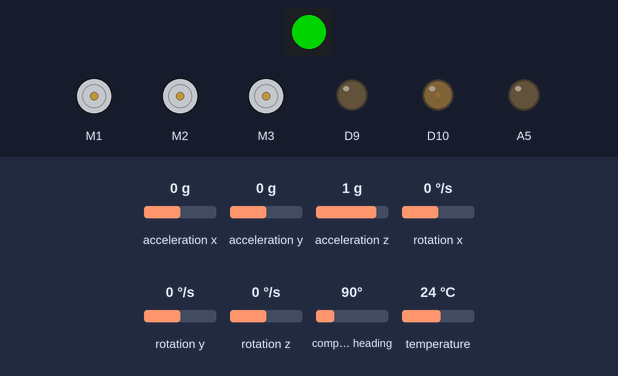
A program run on a simulated CircuitPython board. On the bench: 1 RGB LEDs in strip order, left to right, 3 × DC motor (green arrow = forward, orange = backward, longer = faster), output pins drawn as LEDs (lit = HIGH). Inputs (shaded band) come from the test bench; at power-on: compass heading 90°, acceleration x 0 g, acceleration y 0 g, acceleration z 1 g, rotation x 0 °/s, rotation y 0 °/s, rotation z 0 °/s, temperature 24 °C. Dim RGB values are drawn brighter than linear; no radio messages arrive unless stated (any console line starting 'radio sent:' is added by the test bench); the clock reads 2024-03-15 10:24:30 at power-on unless the program sets it; library files of the repository ran but are not shown: __init__.py, pycubed.py; what the program prints to the serial console is not drawn.

Above: at 1.2 s.
1.3 s: compass heading set to 7°
At 1.76 s:
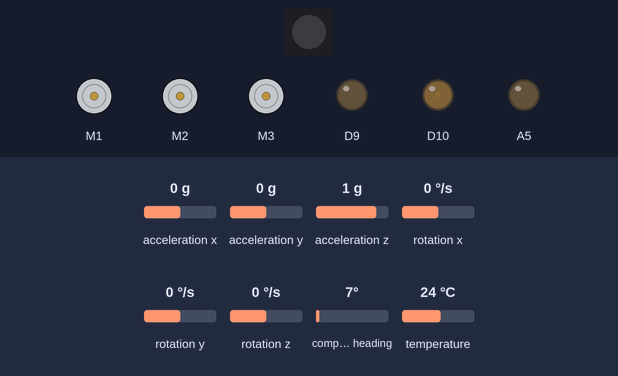
Timing chart, 0 to 17.5 s (numbered marks = the images above; inputs shaded):
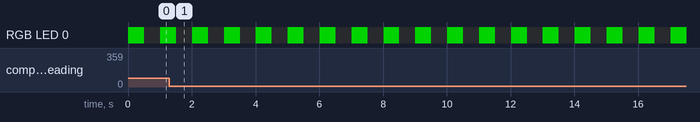

The program:

main.py
```python
# type: ignore
"""
PyCubed Beep-Sat Demo


M. Holliday
"""


print('\n{lines}\n{:^40}\n{lines}\n'.format('Starting BelugaSat',lines='-'*40))

print('Initializing PyCubed Hardware...')
import os, tasko
#import pycubed
print("importing pycubed")
from pycubed import cubesat

#cubesat = pycubed.cubesat()

# create asyncio object
cubesat.tasko=tasko

while True:
    try:
        # Dict to store scheduled objects by name
        cubesat.scheduled_tasks={}

        print('Loading Tasks...',end='')
        # schedule all tasks in directory
        for file in os.listdir('Tasks'):
            # remove the '.py' from file name
            file=file[:-3]

            # ignore these files
            if file in ("template_task","test_task","listen_task") or file.startswith('._'):
                continue

            # auto-magically import the task file
            exec('import Tasks.{}'.format(file))
            # create a helper object for scheduling the task
            task_obj=eval('Tasks.'+file).task(cubesat)

            # determine if the task wishes to be scheduled later
            if hasattr(task_obj, 'schedule_later') and getattr(task_obj, 'schedule_later'):
                schedule=cubesat.tasko.schedule_later
            else:
                schedule=cubesat.tasko.schedule

            # schedule each task object and add it to our dict
            cubesat.scheduled_tasks[task_obj.name]=schedule(task_obj.frequency,task_obj.main_task,task_obj.priority)
        print(len(cubesat.scheduled_tasks),'total')

        print('Running...')
        # runs forever
        cubesat.tasko.run()
    except Exception as e:
        print(e)
        print('Restarting...')
        continue
```

loop.py
```python
import time

_monotonic_ns = time.monotonic_ns


def set_time_provider(monotonic_ns):
    global _monotonic_ns
    _monotonic_ns = monotonic_ns


def _yield_once():
    """await the return value of this function to yield the processor"""

    class _CallMeNextTime:
        def __await__(self):
            # This is inside the scheduler where we know generator yield is the
            #   implementation of task switching in CircuitPython.  This throws
            #   control back out through user code and up to the scheduler's
            #   __iter__ stack which will see that we've suspended _current.
            # Don't yield in async methods; only await unless you're making a library.
            yield

    return _CallMeNextTime()


def _get_future_nanos(seconds_in_future):
    return _monotonic_ns() + int(seconds_in_future * 1000000000)


class Sleeper:
    def __init__(self, resume_nanos, task):
        self.task = task
        self._resume_nanos = resume_nanos

    def resume_nanos(self):
        return self._resume_nanos

    def priority_sort(self):
        return self.task.priority

    def __repr__(self):
        return "{{Sleeper remaining: {:.2f}, task: {} }}".format(
            (self.resume_nanos() - _monotonic_ns()) , self.task
        )

    __str__ = __repr__


class Task:
    def __init__(self, coroutine, priority):
        # Added a priority level
        self.coroutine = coroutine
        self.priority = priority

    def priority_sort(self):
        return self.priority

    def __repr__(self):
        return "{{Task {}, Priority {}}}".format(self.coroutine, self.priority)

    __str__ = __repr__


class ScheduledTask:
    def change_rate(self, hz):
        ### Update the task rate to a new frequency ###
        self._nanoseconds_per_invocation = (1 / hz) * 1000000000

    def stop(self):
        ### Stop the task (does not interrupt a currently running task) ###
        self._stop = True

    def start(self):
        ### Schedule the task (if it's not already scheduled) ###
        self._stop = False
        if not self._scheduled_to_run:
            # Don't double-up the task if it's still in the run list!
            # print("Added task to loop._task")
            self._loop.add_task(self._run_at_fixed_rate(), self._priority)

    def __init__(
        self, loop, hz, forward_async_fn, priority, forward_args, forward_kwargs
    ):
        self._loop = loop
        self._forward_async_fn = forward_async_fn
        self._forward_args = forward_args
        self._forward_kwargs = forward_kwargs
        self._nanoseconds_per_invocation = (1 / hz) * 1000000000
        self._stop = False
        self._running = False
        self._scheduled_to_run = False
        self._priority = priority

    async def _run_at_fixed_rate(self):
        self._scheduled_to_run = True
        try:
            target_run_nanos = _monotonic_ns()
            while True:
                if self._stop:
                    return  # Check before running

                iteration = self._forward_async_fn(
                    *self._forward_args, **self._forward_kwargs
                )
                self._loop._debug("  iteration ", iteration)

                self._running = True
                try:
                    await iteration
                finally:
                    self._running = False

                if self._stop:
                    return  # Check before waiting

                # Try to reschedule for the next window without skew. If we're falling behind,
                # just go as fast as possible & schedule to run "now." If we catch back up again
                # we'll return to seconds_per_invocation without doing a bunch of catchup runs.
                target_run_nanos = target_run_nanos + self._nanoseconds_per_invocation
                # print('target_run_nanos is ', target_run_nanos)
                now_nanos = _monotonic_ns()
                if now_nanos <= target_run_nanos:
                    # print("Going to put to sleep")
                    await self._loop._sleep_until_nanos(target_run_nanos)
                else:
                    target_run_nanos = now_nanos
                    # Allow other tasks a chance to run if this task is too slow.
                    await _yield_once()
        finally:
            self._scheduled_to_run = False

    def __repr__(self):
        hz = 1 / (self._nanoseconds_per_invocation / 1000000000)
        state = "running" if self._running else "waiting"
        return "{{ScheduledTask {} rate: {}hz, fn: {}}}".format(
            state, hz, self._forward_async_fn
        )

    __str__ = __repr__


class TaskCanceledException(Exception):
    pass


class Loop:
    """
    It's your task host.  You run() it and it manages your main application loop.
    """

    def __init__(self, debug=False):
        self._tasks = []
        self._sleeping = []
        self._ready = []
        self._current = None
        self.debug=debug
        if debug:
            self._debug = print
        else:
            self._debug = lambda *arg, **kwargs: None

    def add_task(self, awaitable_task, priority):
        """
        Add a concurrent task (known as a coroutine, implemented as a generator in CircuitPython)
        Use:
          scheduler.add_task( my_async_method() )
        :param awaitable_task:  The coroutine to be concurrently driven to completion.
        """
        self._debug("adding task ", awaitable_task)
        # Added a priority parameter
        self._tasks.append(Task(awaitable_task, priority))

    async def sleep(self, seconds):
        """
        From within a coroutine, this suspends your call stack for some amount of time.

        NOTE:  Always `await` this!  You will have a bad time if you do not.

        :param seconds: Floating point; will wait at least this long to call your task again.
        """
        await self._sleep_until_nanos(_get_future_nanos(seconds))

    def run_later(self, seconds_to_delay, awaitable_task, priority):
        """
        Add a concurrent task, delayed by some seconds.
        Use:
          tasko.run_later( seconds_to_delay=1.2, my_async_method() )
        :param seconds_to_delay: How long until the task should be kicked off?
        :param awaitable_task:   The coroutine to be concurrently driven to completion.
        """
        # Make sure we don't wait unnecessarily if there are lots of tasks to kick off
        start_nanos = _get_future_nanos(seconds_to_delay)

        async def _run_later():
            await self._sleep_until_nanos(start_nanos)
            await awaitable_task

        # Added a priority parameter
        self.add_task(_run_later(), priority)

    def suspend(self):
        """
        For making library functions that suspend and then resume later on some condition
        E.g., a scope manager for SPI

        To use this you will stash the resumer somewhere to call from another coroutine, AND
        you will `await suspender` to pause this stack at the spot you choose.

        :returns (async_suspender, resumer)
        """
        assert (
            self._current is not None
        ), "You can only suspend the current task if you are running the event loop."
        suspended = self._current

        def resume():
            self._tasks.append(suspended)

        self._current = None
        return _yield_once(), resume

    def schedule(self, hz: float, coroutine_function, priority, *args, **kwargs):
        """
        Describe how often a method should be called.

        Your event loop will call this coroutine on the hz schedule.
        Only up to 1 instance of your method will be alive at a time.

        This will use sleep() internally when there's nothing to do
        and scheduled, waiting functions consume no cpu so you should
        feel pretty good about using scheduled async functions.

        usage:
          async def main_loop:
            await your_code()
          scheduled_task = get_loop().schedule(hz=100, coroutine_function=main_loop)
          get_loop().run()

        :param hz: How many times per second should the function run?
        :param coroutine_function: the async def function you want invoked on your schedule
        :param event_loop: An event loop that can .sleep() and .add_task.  Like BudgetEventLoop.
        """
        assert coroutine_function is not None, "coroutine function must not be none"
        task = ScheduledTask(self, hz, coroutine_function, priority, args, kwargs)
        task.start()
        return task

    def schedule_later(self, hz: float, coroutine_function, priority, *args, **kwargs):
        """
        Like schedule, but invokes the coroutine_function after the first hz interval.

        See schedule api for parameters.
        """
        ran_once = False

        async def call_later():
            nonlocal ran_once
            if ran_once:
                await coroutine_function(*args, **kwargs)
            else:
                await _yield_once()
                ran_once = True

        return self.schedule(hz, call_later, priority)

    def run(self):
        """
        Use:
            async def application_loop():
              pass

            def run():
              main_loop = Loop()
              loop.schedule(100, application_loop)
              loop.run()

            if __name__ == '__main__':
              run()
        The crucial StopIteration exception signifies the end of a coroutine in CircuitPython.
        Other Exceptions that reach the runner break out, stopping your app and showing a stack trace.
        """

        assert (
            self._current is None
        ), "Loop can only be advanced by 1 stack frame at a time."
        self._loopnum = 0
        while self._tasks or self._sleeping:
            self._debug(
                "[{}] ---- sleeping: {}, active: {}".format(
                    self._loopnum, len(self._sleeping), len(self._tasks)
                )
            )
            self._step()
            self._debug("\n")
            self._loopnum += 1
        # while self._tasks or self._sleeping:
        # self._step()
        self._debug("Loop completed", self._tasks, self._sleeping)

    def _step(self):
        self._debug("  stepping over ", len(self._tasks), " tasks")

        # Sort tasks by priority
        self._tasks.sort(key=Task.priority_sort)

        for _ in range(len(self._tasks)):
            task = self._tasks.pop(0)
            self._run_task(task)

        if self.debug:
            self._debug("  sleeping list (unsorted):")
            for i in self._sleeping:
                self._debug("    {}".format(i))

        #Create the ready list based on whichever tasks are ready to be executed
        self._ready = [x for x in self._sleeping if x.resume_nanos() <= _monotonic_ns()]
        #Sort the ready tasks based on priority
        self._ready.sort(key=lambda x: x.task.priority)

        if self.debug:
            self._debug("  ready list (sorted)")
            for i in self._ready:
                self._debug("    {}".format(i))


        #Run the ready tasks, and simultaneously remove them from the _sleeping and _ready lists
        for i in range(len(self._ready)):
            ready_task = self._ready.pop(0)
            self._sleeping.remove(ready_task)
            self._run_task(ready_task.task)

        if len(self._tasks) == 0 and len(self._sleeping) > 0:

            #Sort the sleeper list only when we need to, i.e, only
            #when there are no active tasks, and the system needs to
            #ACTUALLY sleep.

            self._sleeping.sort(key=Sleeper.resume_nanos)
            next_sleeper = self._sleeping[0]
            sleep_nanos = next_sleeper.resume_nanos() - _monotonic_ns()

            if sleep_nanos > 0:
                # Give control to the system, there's nothing to be done right now,
                # and nothing else is scheduled to run for this long.
                # This is the real sleep. If/when interrupts are implemented this will likely need to change.
                sleep_seconds = sleep_nanos / 1000000000.0
                self._debug(
                    "  No active tasks.  Sleeping for ",
                    sleep_seconds,
                    "s. \n",
                    self._sleeping,
                )

                time.sleep(sleep_seconds)

    def _run_task(self, task: Task):
        """
        Runs a task and re-queues for the next loop if it is both (1) not complete and (2) not sleeping.
        """

        self._current = task
        try:

            task.coroutine.send(None)
            self._debug("  current", self._current)
            # Sleep gate here, in case the current task suspended.
            # If a sleeping task re-suspends it will have already put itself in the sleeping queue.
            if self._current is not None:
                self._tasks.append(task)
        except StopIteration:
            # This task is all done.
            self._debug("  task complete")
            pass
        finally:
            self._current = None

    async def _sleep_until_nanos(self, target_run_nanos):
        """
        From within a coroutine, sleeps until the target time.monotonic_ns
        Returns the thing to await
        """
        assert self._current is not None, "You can only sleep from within a task"
        self._sleeping.append(Sleeper(target_run_nanos, self._current))
        self._debug("  sleeping ", self._current)
        self._current = None
        # Pretty subtle here.  This yields once, then it continues next time the task scheduler executes it.
        # The async function is parked at this point.
        await _yield_once()
```
